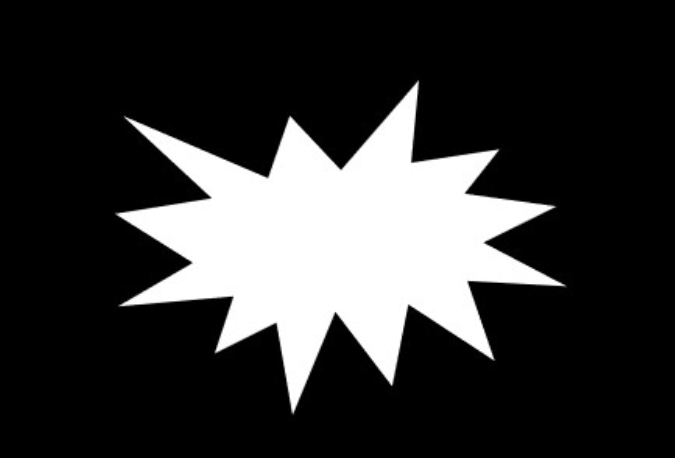
#> input picture 图像认知与OpenCV/18.凸包特征检测/picture.png, 675 x 458 px
$ python '凸包特征检测.py'
#> lines starting #> are read from the running program, lines starting #| are printed output that depends on the picture; after the words box and inside, x2 and y2 are one past the last pixel; in counts of white or black regions, pixels touching at a corner belong together
# 导入OpenCV的库
import cv2

# 1. 读取图片
image_np = cv2.imread('./picture.png')
#> image_np is the input picture: shape (458, 675, 3); min 0, max 255, mean 52.3

image_poly = image_np.copy()

# 2. 灰度化
image_gray = cv2.cvtColor(image_poly, cv2.COLOR_BGR2GRAY)

# 3. 二值化
ret, image_thresh = cv2.threshold(image_gray, 127, 255, cv2.THRESH_BINARY)
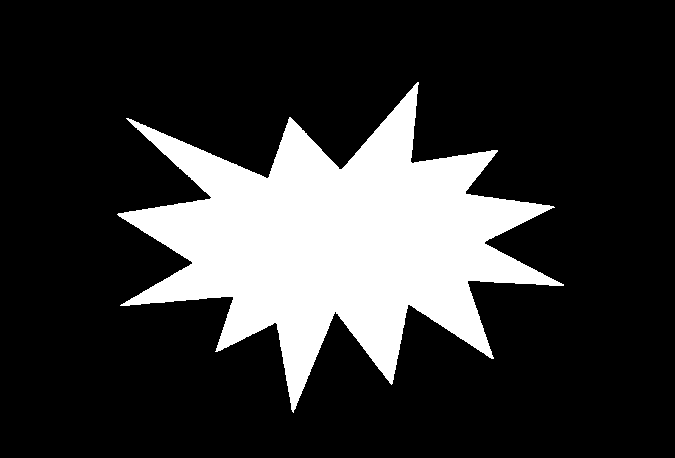
#> image_thresh: shape (458, 675); 20.5% white; 1 white region

# 4. 获取轮廓点的坐标
contours, hierarchy = cv2.findContours(image_thresh, cv2.RETR_EXTERNAL, cv2.CHAIN_APPROX_SIMPLE)
#> contours = 1 contour; box (x1, y1, x2, y2) and area: (117, 82, 564, 413) 62436

# 5. 查找凸包，获取凸包点
cnt = contours[0]
#> cnt = contour of 1006 points, box (x1, y1, x2, y2) (117, 82, 564, 413), area 62436
hull = cv2.convexHull(cnt)
#> hull = contour of 11 points, box (x1, y1, x2, y2) (117, 82, 564, 413), area 110080
# print(type(hull))
# 6. 绘制凸包
# hull要加中括号
image_poly = cv2.polylines(image_poly, [hull], True, (0, 0, 255), 2)
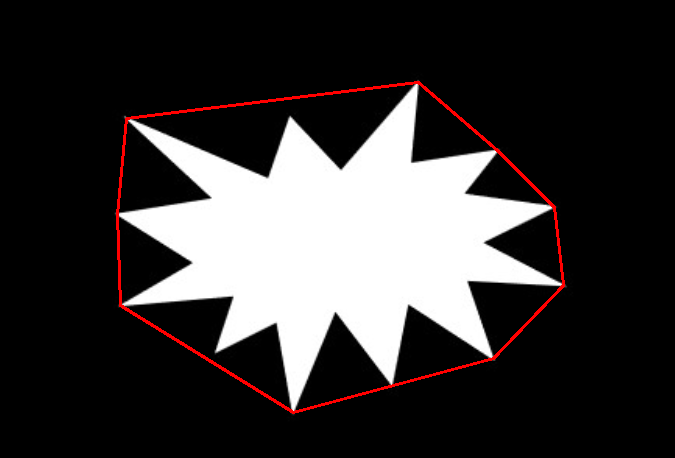
#> image_poly: shape (458, 675, 3); 1.25% of pixels changed, all inside (x1, y1, x2, y2) = (116, 81, 565, 414)

# 7. 结果显示
cv2.imshow('image_np', image_np)
cv2.imshow('image_poly', image_poly)
cv2.waitKey(0)
